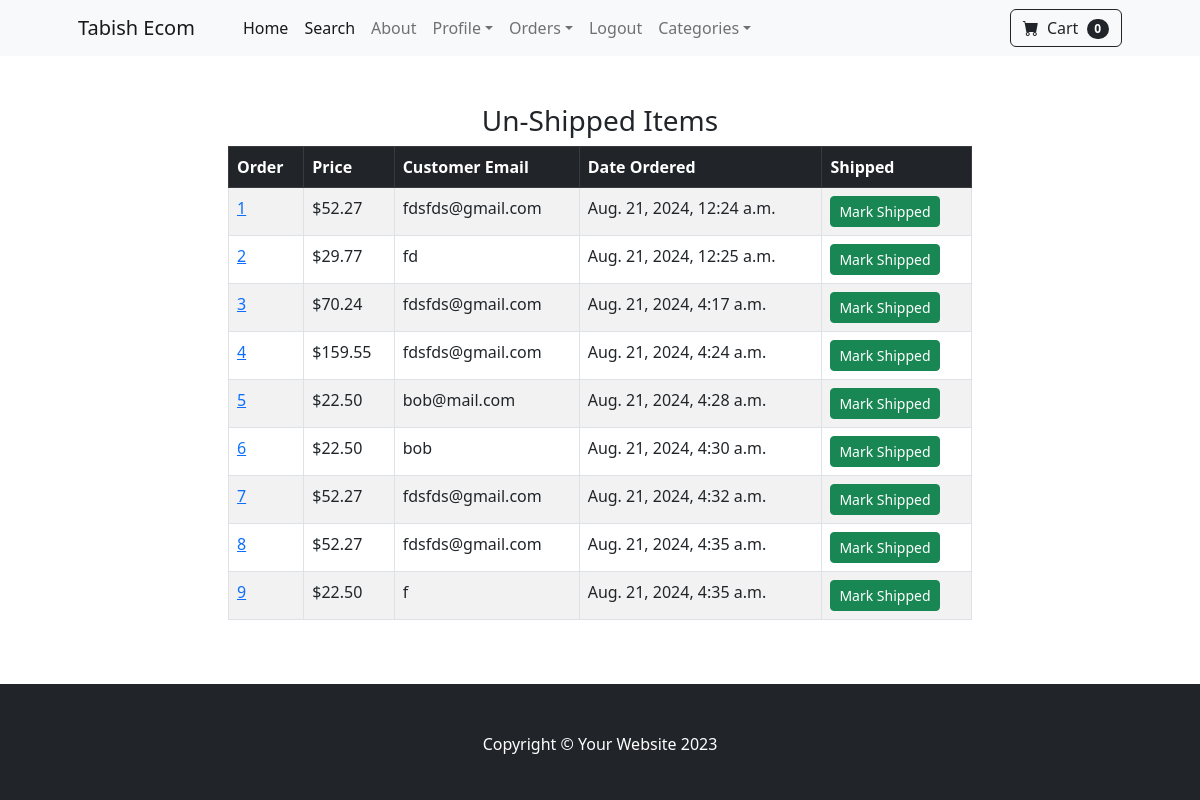
The page /payment/not_shipped_dash (signed in) on the database as committed earlier.
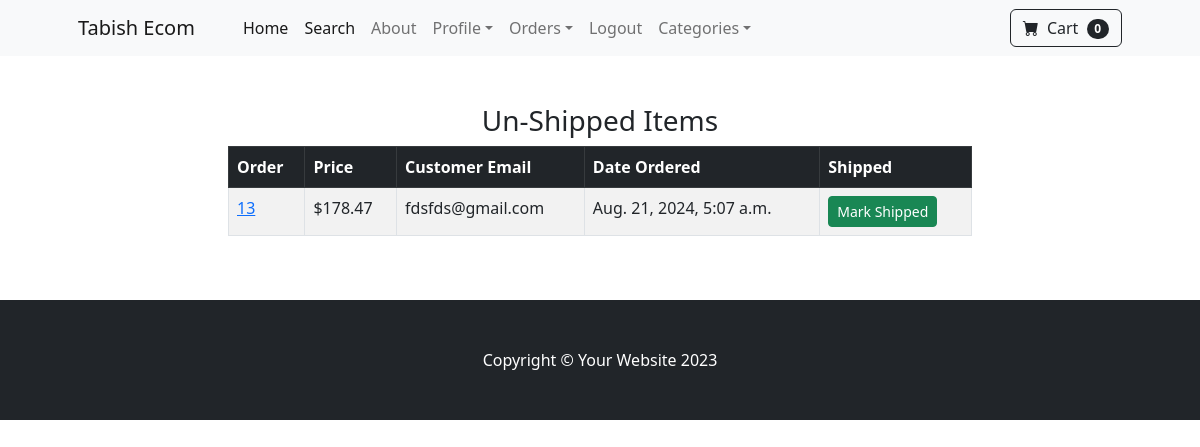
The same page on the database as committed later.
### payment/models.py (models this page shows, shortened)
class Order(models.Model):
    user = models.ForeignKey(User, on_delete=models.CASCADE, null=True, blank=True)
    full_name = models.CharField(max_length=250)
    email = models.EmailField(max_length=250)
    shipping_address = models.TextField(max_length=15000)
    amount_paid = models.DecimalField(max_digits=7, decimal_places=2)
    date_ordered = models.DateTimeField(auto_now_add=True)
    shipped = models.BooleanField(default=False)
    date_shipped = models.DateTimeField(blank=True, null=True)

### payment/views.py (the view, shortened to what this page needs)
# urls.py: path("not_shipped_dash", views.not_shipped_dash, name="not_shipped_dash"),
def not_shipped_dash(request):
    if request.user.is_authenticated and request.user.is_superuser:
        orders = Order.objects.filter(shipped=False)
        return render(request, "payment/not_shipped_dash.html", {"orders": orders})
    else:
        messages.success(request, "Access Denied")
        return redirect("home")

### cart/cart.py (called while the page is built)
    def __len__(self):
        return len(self.cart)

### cart/context_processors.py (called while the page is built)
def cart(request):
    return {"cart": Cart(request)}

### payment/templates/payment/not_shipped_dash.html (shortened to what this page needs)
{% extends 'base.html' %} {% block content %}
<div class="container">
    <div class="row">
        <center>
            <div class="col-8">
                <br /></br>
                <h3>Un-Shipped Items</h3>
                <table class="table table-striped table-hover table-bordered">
                    <thead class="table-dark">
                        <tr>
                            <th scope="col">Order</th>
                            <th scope="col">Price</th>
                            <th scope="col">Customer Email</th>
                            <th scope="col">Date Ordered</th>
                            <th scope="col">Shipped</th>
                        </tr>
                    </thead>
                    <tbody>
                        {% for item in orders %}
                        <tr>
                            <td><a href="{% url 'orders' item.id %}">{{ item.id }}</a></td>
                            <td>${{ item.amount_paid }}</td>
                            <td>{{ item.email }}</td>
                            <td>{{ item.date_ordered }}</td>
                            <td>
                                <form method="POST">
                                    <button type="submit" class="btn btn-success btn-sm">Mark Shipped</button>
                                </form>
                            </td>
                        </tr>
                        {% endfor %}
                    </tbody>
                </table>
                <br /></br>
            </div>
        </center>
    </div>
</div>
{% endblock %}

### store/templates/base.html (shortened to what this page needs)
{% load static %}
<!DOCTYPE html>
<html lang="en">
  <head>
    <link
      href="https://cdn.jsdelivr.net/npm/bootstrap-icons@1.5.0/font/bootstrap-icons.css"
      rel="stylesheet"
    />
    <link href="{% static 'css/styles.css' %}" rel="stylesheet" />
  </head>
  <body>
    {% include 'navbar.html' %}  {% block content %} {% endblock %}
    <footer class="py-5 bg-dark">
      <div class="container">
        <p class="m-0 text-center text-white">
          Copyright &copy; Your Website 2023
        </p>
      </div>
    </footer>
  </body>
</html>

### store/templates/navbar.html (shortened to what this page needs)
<nav class="navbar navbar-expand-lg navbar-light bg-light">
  <div class="container px-4 px-lg-5">
    <a class="navbar-brand" href="{% url 'home' %}">Tabish Ecom</a>
    <div class="collapse navbar-collapse" id="navbarSupportedContent">
      <ul class="navbar-nav me-auto mb-2 mb-lg-0 ms-lg-4">
        <li class="nav-item">
          <a class="nav-link active" aria-current="page" href="{% url 'home' %}">Home</a>
        </li>
        <li class="nav-item">
          <a class="nav-link active" aria-current="page" href="{% url 'search' %}">Search</a>
        </li>
        <li class="nav-item">
          <a class="nav-link" href="{% url 'about' %}">About</a>
        </li>
        {% if user.is_authenticated %}
        <li class="nav-item dropdown">
          <a class="nav-link dropdown-toggle" id="navbarDropdown" href="#" role="button" data-bs-toggle="dropdown"
            aria-expanded="false">Profile</a>
        </li>
        {% if user.is_superuser %}
        <li class="nav-item dropdown">
          <a class="nav-link dropdown-toggle" id="navbarDropdown" href="#" role="button" data-bs-toggle="dropdown"
            aria-expanded="false">Orders</a>
        </li>
        {% endif %}
        <li class="nav-item">
          <a class="nav-link" href="{% url 'logout' %}">Logout</a>
        </li>
        {% endif %}
        <li class="nav-item dropdown">
          <a class="nav-link dropdown-toggle" id="navbarDropdown" href="#" role="button" data-bs-toggle="dropdown"
            aria-expanded="false">Categories</a>
        </li>
      </ul>
      <form class="d-flex">
        <a href="{% url 'cart_summary' %}" class="btn btn-outline-dark">
          <i class="bi-cart-fill me-1"></i>
          Cart
          <span class="badge bg-dark text-white ms-1 rounded-pill" id="cart_quantity">
            {{ cart|length }}
          </span>
        </a>
      </form>
    </div>
  </div>
</nav>

Rows that differ between the two databases and show on the page:
removed Order: id "1", amount_paid "52.27", email "fdsfds@gmail.com", date_ordered "Aug. 21, 2024, 12:24 a.m."
removed Order: id "2", amount_paid "29.77", email "fd", date_ordered "Aug. 21, 2024, 12:25 a.m."
removed Order: id "3", amount_paid "70.24", email "fdsfds@gmail.com", date_ordered "Aug. 21, 2024, 4:17 a.m."
removed Order: id "4", amount_paid "159.55", email "fdsfds@gmail.com", date_ordered "Aug. 21, 2024, 4:24 a.m."
removed Order: id "5", amount_paid "22.50", email "bob@mail.com", date_ordered "Aug. 21, 2024, 4:28 a.m."
removed Order: id "6", amount_paid "22.50", email "bob", date_ordered "Aug. 21, 2024, 4:30 a.m."
removed Order: id "7", amount_paid "52.27", email "fdsfds@gmail.com", date_ordered "Aug. 21, 2024, 4:32 a.m."
removed Order: id "8", amount_paid "52.27", email "fdsfds@gmail.com", date_ordered "Aug. 21, 2024, 4:35 a.m."
removed Order: id "9", amount_paid "22.50", email "f", date_ordered "Aug. 21, 2024, 4:35 a.m."
added Order: id "13", amount_paid "178.47", email "fdsfds@gmail.com", date_ordered "Aug. 21, 2024, 5:07 a.m."
